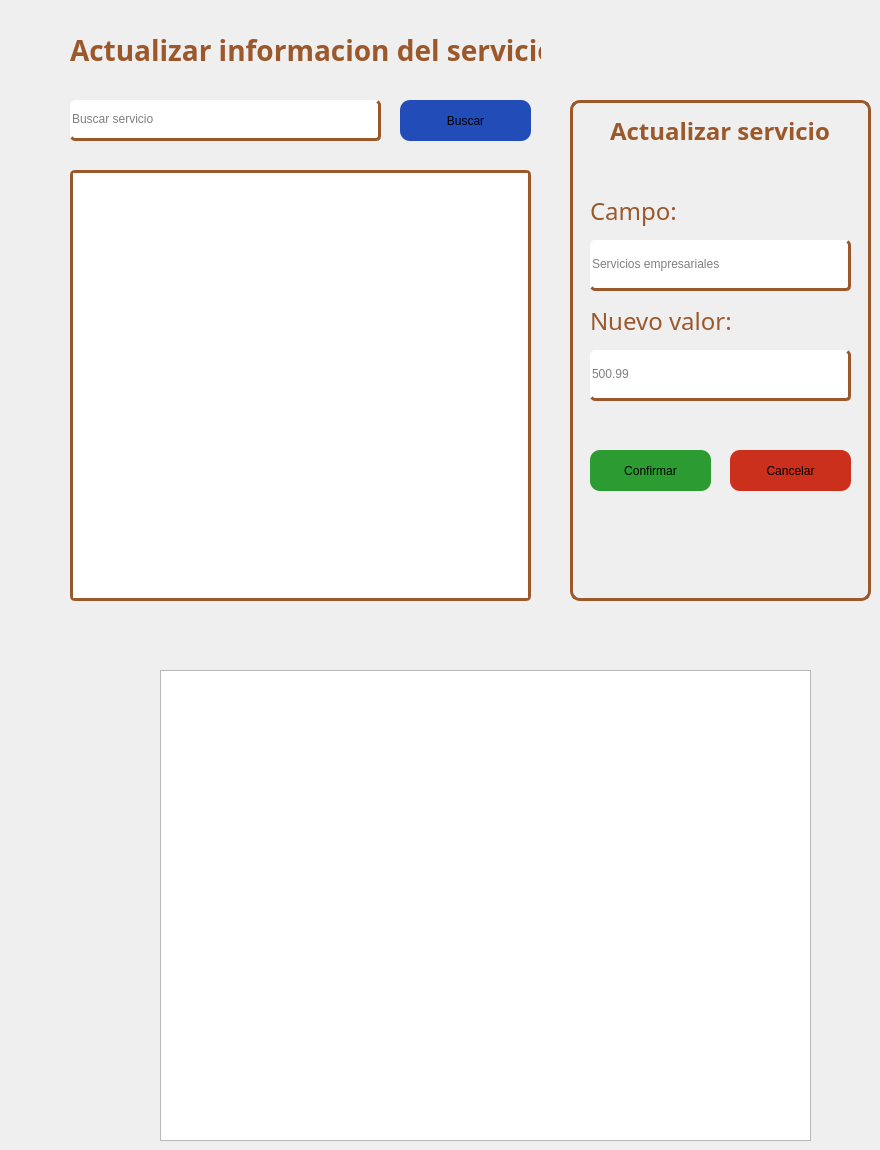
            <widget class="QWidget" name="tab_6">
             <attribute name="title">
              <string>Actualizar</string>
             </attribute>
             <widget class="QFrame" name="frame_3">
              <property name="geometry">
               <rect>
                <x>570</x>
                <y>100</y>
                <width>301</width>
                <height>501</height>
               </rect>
              </property>
              <property name="styleSheet">
               <string notr="true">border: 3px solid rgb(155, 88, 43);
border-radius: 10px;</string>
              </property>
              <property name="frameShape">
               <enum>QFrame::Shape::StyledPanel</enum>
              </property>
              <property name="frameShadow">
               <enum>QFrame::Shadow::Raised</enum>
              </property>
              <widget class="QPushButton" name="sCancelarAct">
               <property name="geometry">
                <rect>
                 <x>160</x>
                 <y>350</y>
                 <width>121</width>
                 <height>41</height>
                </rect>
               </property>
               <property name="styleSheet">
                <string notr="true">border: unset;
border-radius: 10px;
background-color: #CA301B;</string>
               </property>
               <property name="text">
                <string>Cancelar</string>
               </property>
              </widget>
              <widget class="QPushButton" name="sConfirmarAct">
               <property name="geometry">
                <rect>
                 <x>20</x>
                 <y>350</y>
                 <width>121</width>
                 <height>41</height>
                </rect>
               </property>
               <property name="styleSheet">
                <string notr="true">border: unset;
border-radius: 10px;
background-color: #2B9B32;</string>
               </property>
               <property name="text">
                <string>Confirmar</string>
               </property>
              </widget>
              <widget class="QLineEdit" name="sNuevoValor">
               <property name="geometry">
                <rect>
                 <x>20</x>
                 <y>250</y>
                 <width>261</width>
                 <height>51</height>
                </rect>
               </property>
               <property name="styleSheet">
                <string notr="true">border: unset;
color: rgb(0, 0, 0);
border-radius: 5px;
border-bottom: 3px solid rgba(155, 88, 43, 1.0);
border-right: 3px solid  rgba(155, 88, 43, 1.0);</string>
               </property>
               <property name="text">
                <string/>
               </property>
               <property name="placeholderText">
                <string>500.99</string>
               </property>
              </widget>
              <widget class="QLabel" name="label_10">
               <property name="geometry">
                <rect>
                 <x>20</x>
                 <y>200</y>
                 <width>221</width>
                 <height>41</height>
                </rect>
               </property>
               <property name="font">
                <font>
                 <family>Adwaita Sans</family>
                 <pointsize>18</pointsize>
                 <bold>false</bold>
                </font>
               </property>
               <property name="styleSheet">
                <string notr="true">border: unset;
color: rgba(155, 88, 43, 1.0);
</string>
               </property>
               <property name="text">
                <string>Nuevo valor:</string>
               </property>
              </widget>
              <widget class="QLineEdit" name="sCampo">
               <property name="geometry">
                <rect>
                 <x>20</x>
                 <y>140</y>
                 <width>261</width>
                 <height>51</height>
                </rect>
               </property>
               <property name="styleSheet">
                <string notr="true">border: unset;
color: rgb(0, 0, 0);
border-radius: 5px;
border-bottom: 3px solid rgba(155, 88, 43, 1.0);
border-right: 3px solid  rgba(155, 88, 43, 1.0);</string>
               </property>
               <property name="text">
                <string/>
               </property>
               <property name="placeholderText">
                <string>Servicios empresariales</string>
               </property>
              </widget>
              <widget class="QLabel" name="label_9">
               <property name="geometry">
                <rect>
                 <x>20</x>
                 <y>90</y>
                 <width>131</width>
                 <height>41</height>
                </rect>
               </property>
               <property name="font">
                <font>
                 <family>Adwaita Sans</family>
                 <pointsize>18</pointsize>
                 <bold>false</bold>
                </font>
               </property>
               <property name="styleSheet">
                <string notr="true">border: unset;
color: rgba(155, 88, 43, 1.0);
</string>
               </property>
               <property name="text">
                <string>Campo:</string>
               </property>
              </widget>
              <widget class="QLabel" name="label_31">
               <property name="geometry">
                <rect>
                 <x>40</x>
                 <y>10</y>
                 <width>221</width>
                 <height>41</height>
                </rect>
               </property>
               <property name="font">
                <font>
                 <family>Adwaita Sans</family>
                 <pointsize>18</pointsize>
                 <bold>true</bold>
                </font>
               </property>
               <property name="styleSheet">
                <string notr="true">border: none;
color: rgba(155, 88, 43, 1.0);
</string>
               </property>
               <property name="text">
                <string>Actualizar servicio</string>
               </property>
              </widget>
             </widget>
             <widget class="QTextEdit" name="sResultadoListar_13">
              <property name="enabled">
               <bool>true</bool>
              </property>
              <property name="geometry">
               <rect>
                <x>70</x>
                <y>170</y>
                <width>461</width>
                <height>431</height>
               </rect>
              </property>
              <property name="font">
               <font>
                <family>Adwaita Sans</family>
                <pointsize>12</pointsize>
               </font>
              </property>
              <property name="cursor" stdset="0">
               <cursorShape>IBeamCursor</cursorShape>
              </property>
              <property name="styleSheet">
               <string notr="true">border: unset;
color: rgb(0, 0, 0);
border-radius: 5px;
border: 3px solid rgba(155, 88, 43, 1.0);
</string>
              </property>
              <property name="verticalScrollBarPolicy">
               <enum>Qt::ScrollBarPolicy::ScrollBarAsNeeded</enum>
              </property>
              <property name="readOnly">
               <bool>true</bool>
              </property>
             </widget>
             <widget class="QLineEdit" name="slIngresarBusqueda_3">
              <property name="geometry">
               <rect>
                <x>70</x>
                <y>100</y>
                <width>311</width>
                <height>41</height>
               </rect>
              </property>
              <property name="styleSheet">
               <string notr="true">color: rgb(0, 0, 0);
border-radius: 5px;
border-bottom: 3px solid rgba(155, 88, 43, 1.0);
border-right: 3px solid  rgba(155, 88, 43, 1.0);</string>
              </property>
              <property name="text">
               <string/>
              </property>
              <property name="placeholderText">
               <string>Buscar servicio </string>
              </property>
             </widget>
             <widget class="QPushButton" name="slBuscar_3">
              <property name="geometry">
               <rect>
                <x>400</x>
                <y>100</y>
                <width>131</width>
                <height>41</height>
               </rect>
              </property>
              <property name="styleSheet">
               <string notr="true">border-radius: 10px;
background-color: rgb(38, 96, 255);
background-color: rgb(34, 76, 184);</string>
              </property>
              <property name="text">
               <string>Buscar</string>
              </property>
             </widget>
             <widget class="QLabel" name="label_66">
              <property name="geometry">
               <rect>
                <x>70</x>
                <y>30</y>
                <width>471</width>
                <height>41</height>
               </rect>
              </property>
              <property name="font">
               <font>
                <family>Adwaita Sans</family>
                <pointsize>-1</pointsize>
                <bold>true</bold>
               </font>
              </property>
              <property name="styleSheet">
               <string notr="true">color: rgba(155, 88, 43, 1.0);
font-size: 28px;</string>
              </property>
              <property name="text">
               <string>Actualizar informacion del servicio</string>
              </property>
             </widget>
             <widget class="QTableWidget" name="sResultadoListar_3">
              <property name="geometry">
               <rect>
                <x>160</x>
                <y>670</y>
                <width>651</width>
                <height>471</height>
               </rect>
              </property>
             </widget>
            </widget>
